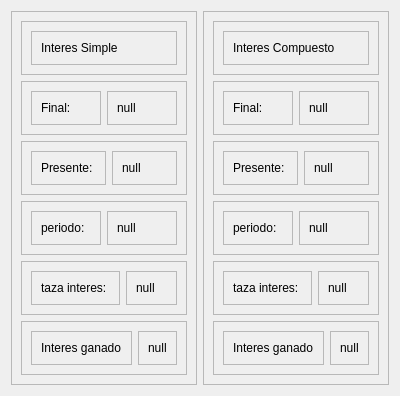
         <widget class="QWidget" name="page">
          <layout class="QGridLayout" name="gridLayout_2">
           <item row="0" column="0" rowspan="2">
            <widget class="QFrame" name="frame_7">
             <property name="frameShape">
              <enum>QFrame::StyledPanel</enum>
             </property>
             <property name="frameShadow">
              <enum>QFrame::Raised</enum>
             </property>
             <layout class="QVBoxLayout" name="verticalLayout_6">
              <item>
               <widget class="QFrame" name="frame">
                <property name="frameShape">
                 <enum>QFrame::StyledPanel</enum>
                </property>
                <property name="frameShadow">
                 <enum>QFrame::Raised</enum>
                </property>
                <layout class="QHBoxLayout" name="horizontalLayout">
                 <item>
                  <widget class="QFrame" name="frame_17">
                   <property name="frameShape">
                    <enum>QFrame::StyledPanel</enum>
                   </property>
                   <property name="frameShadow">
                    <enum>QFrame::Raised</enum>
                   </property>
                   <layout class="QVBoxLayout" name="verticalLayout_8">
                    <item>
                     <widget class="QLabel" name="label_6">
                      <property name="text">
                       <string>Interes Simple</string>
                      </property>
                     </widget>
                    </item>
                   </layout>
                  </widget>
                 </item>
                </layout>
               </widget>
              </item>
              <item>
               <widget class="QFrame" name="frame_10">
                <property name="frameShape">
                 <enum>QFrame::StyledPanel</enum>
                </property>
                <property name="frameShadow">
                 <enum>QFrame::Raised</enum>
                </property>
                <layout class="QHBoxLayout" name="horizontalLayout_3">
                 <item>
                  <widget class="QFrame" name="frame_18">
                   <property name="frameShape">
                    <enum>QFrame::StyledPanel</enum>
                   </property>
                   <property name="frameShadow">
                    <enum>QFrame::Raised</enum>
                   </property>
                   <layout class="QVBoxLayout" name="verticalLayout_9">
                    <item>
                     <widget class="QLabel" name="label_8">
                      <property name="text">
                       <string>Final: </string>
                      </property>
                     </widget>
                    </item>
                   </layout>
                  </widget>
                 </item>
                 <item>
                  <widget class="QFrame" name="frame_19">
                   <property name="frameShape">
                    <enum>QFrame::StyledPanel</enum>
                   </property>
                   <property name="frameShadow">
                    <enum>QFrame::Raised</enum>
                   </property>
                   <layout class="QVBoxLayout" name="verticalLayout_15">
                    <item>
                     <widget class="QLabel" name="simple_final">
                      <property name="text">
                       <string>null</string>
                      </property>
                     </widget>
                    </item>
                   </layout>
                  </widget>
                 </item>
                </layout>
               </widget>
              </item>
              <item>
               <widget class="QFrame" name="frame_8">
                <property name="frameShape">
                 <enum>QFrame::StyledPanel</enum>
                </property>
                <property name="frameShadow">
                 <enum>QFrame::Raised</enum>
                </property>
                <layout class="QHBoxLayout" name="horizontalLayout_5">
                 <item>
                  <widget class="QFrame" name="frame_21">
                   <property name="frameShape">
                    <enum>QFrame::StyledPanel</enum>
                   </property>
                   <property name="frameShadow">
                    <enum>QFrame::Raised</enum>
                   </property>
                   <layout class="QVBoxLayout" name="verticalLayout_10">
                    <item>
                     <widget class="QLabel" name="label_9">
                      <property name="text">
                       <string>Presente: </string>
                      </property>
                     </widget>
                    </item>
                   </layout>
                  </widget>
                 </item>
                 <item>
                  <widget class="QFrame" name="frame_20">
                   <property name="frameShape">
                    <enum>QFrame::StyledPanel</enum>
                   </property>
                   <property name="frameShadow">
                    <enum>QFrame::Raised</enum>
                   </property>
                   <layout class="QVBoxLayout" name="verticalLayout_16">
                    <item>
                     <widget class="QLabel" name="simple_presente">
                      <property name="text">
                       <string>null</string>
                      </property>
                     </widget>
                    </item>
                   </layout>
                  </widget>
                 </item>
                </layout>
               </widget>
              </item>
              <item>
               <widget class="QFrame" name="frame_14">
                <property name="frameShape">
                 <enum>QFrame::StyledPanel</enum>
                </property>
                <property name="frameShadow">
                 <enum>QFrame::Raised</enum>
                </property>
                <layout class="QHBoxLayout" name="horizontalLayout_7">
                 <item>
                  <widget class="QFrame" name="frame_27">
                   <property name="frameShape">
                    <enum>QFrame::StyledPanel</enum>
                   </property>
                   <property name="frameShadow">
                    <enum>QFrame::Raised</enum>
                   </property>
                   <layout class="QVBoxLayout" name="verticalLayout_11">
                    <item>
                     <widget class="QLabel" name="label_10">
                      <property name="text">
                       <string>periodo: </string>
                      </property>
                     </widget>
                    </item>
                   </layout>
                  </widget>
                 </item>
                 <item>
                  <widget class="QFrame" name="frame_23">
                   <property name="frameShape">
                    <enum>QFrame::StyledPanel</enum>
                   </property>
                   <property name="frameShadow">
                    <enum>QFrame::Raised</enum>
                   </property>
                   <layout class="QVBoxLayout" name="verticalLayout_17">
                    <item>
                     <widget class="QLabel" name="simple_periodo">
                      <property name="text">
                       <string>null</string>
                      </property>
                     </widget>
                    </item>
                   </layout>
                  </widget>
                 </item>
                </layout>
               </widget>
              </item>
              <item>
               <widget class="QFrame" name="frame_15">
                <property name="frameShape">
                 <enum>QFrame::StyledPanel</enum>
                </property>
                <property name="frameShadow">
                 <enum>QFrame::Raised</enum>
                </property>
                <layout class="QHBoxLayout" name="horizontalLayout_8">
                 <item>
                  <widget class="QFrame" name="frame_26">
                   <property name="frameShape">
                    <enum>QFrame::StyledPanel</enum>
                   </property>
                   <property name="frameShadow">
                    <enum>QFrame::Raised</enum>
                   </property>
                   <layout class="QVBoxLayout" name="verticalLayout_12">
                    <item>
                     <widget class="QLabel" name="label_11">
                      <property name="text">
                       <string>taza interes: </string>
                      </property>
                     </widget>
                    </item>
                   </layout>
                  </widget>
                 </item>
                 <item>
                  <widget class="QFrame" name="frame_24">
                   <property name="frameShape">
                    <enum>QFrame::StyledPanel</enum>
                   </property>
                   <property name="frameShadow">
                    <enum>QFrame::Raised</enum>
                   </property>
                   <layout class="QVBoxLayout" name="verticalLayout_18">
                    <item>
                     <widget class="QLabel" name="simple_taza">
                      <property name="text">
                       <string>null</string>
                      </property>
                     </widget>
                    </item>
                   </layout>
                  </widget>
                 </item>
                </layout>
               </widget>
              </item>
              <item>
               <widget class="QFrame" name="frame_6">
                <property name="frameShape">
                 <enum>QFrame::StyledPanel</enum>
                </property>
                <property name="frameShadow">
                 <enum>QFrame::Raised</enum>
                </property>
                <layout class="QHBoxLayout" name="horizontalLayout_6">
                 <item>
                  <widget class="QFrame" name="frame_25">
                   <property name="frameShape">
                    <enum>QFrame::StyledPanel</enum>
                   </property>
                   <property name="frameShadow">
                    <enum>QFrame::Raised</enum>
                   </property>
                   <layout class="QVBoxLayout" name="verticalLayout_13">
                    <item>
                     <widget class="QLabel" name="label_12">
                      <property name="text">
                       <string>Interes ganado</string>
                      </property>
                     </widget>
                    </item>
                   </layout>
                  </widget>
                 </item>
                 <item>
                  <widget class="QFrame" name="frame_22">
                   <property name="frameShape">
                    <enum>QFrame::StyledPanel</enum>
                   </property>
                   <property name="frameShadow">
                    <enum>QFrame::Raised</enum>
                   </property>
                   <layout class="QVBoxLayout" name="verticalLayout_19">
                    <item>
                     <widget class="QLabel" name="simple_ganado">
                      <property name="text">
                       <string>null</string>
                      </property>
                     </widget>
                    </item>
                   </layout>
                  </widget>
                 </item>
                </layout>
               </widget>
              </item>
             </layout>
            </widget>
           </item>
           <item row="0" column="1" rowspan="2">
            <widget class="QFrame" name="frame_9">
             <property name="frameShape">
              <enum>QFrame::StyledPanel</enum>
             </property>
             <property name="frameShadow">
              <enum>QFrame::Raised</enum>
             </property>
             <layout class="QVBoxLayout" name="verticalLayout_7">
              <item>
               <widget class="QFrame" name="frame_11">
                <property name="frameShape">
                 <enum>QFrame::StyledPanel</enum>
                </property>
                <property name="frameShadow">
                 <enum>QFrame::Raised</enum>
                </property>
                <layout class="QHBoxLayout" name="horizontalLayout_9">
                 <item>
                  <widget class="QFrame" name="frame_32">
                   <property name="frameShape">
                    <enum>QFrame::StyledPanel</enum>
                   </property>
                   <property name="frameShadow">
                    <enum>QFrame::Raised</enum>
                   </property>
                   <layout class="QVBoxLayout" name="verticalLayout_29">
                    <item>
                     <widget class="QLabel" name="label_18">
                      <property name="text">
                       <string>Interes Compuesto</string>
                      </property>
                     </widget>
                    </item>
                   </layout>
                  </widget>
                 </item>
                </layout>
               </widget>
              </item>
              <item>
               <widget class="QFrame" name="frame_29">
                <property name="frameShape">
                 <enum>QFrame::StyledPanel</enum>
                </property>
                <property name="frameShadow">
                 <enum>QFrame::Raised</enum>
                </property>
                <layout class="QHBoxLayout" name="horizontalLayout_10">
                 <item>
                  <widget class="QFrame" name="frame_34">
                   <property name="frameShape">
                    <enum>QFrame::StyledPanel</enum>
                   </property>
                   <property name="frameShadow">
                    <enum>QFrame::Raised</enum>
                   </property>
                   <layout class="QVBoxLayout" name="verticalLayout_14">
                    <item>
                     <widget class="QLabel" name="label_2">
                      <property name="text">
                       <string>Final: </string>
                      </property>
                     </widget>
                    </item>
                   </layout>
                  </widget>
                 </item>
                 <item>
                  <widget class="QFrame" name="frame_33">
                   <property name="frameShape">
                    <enum>QFrame::StyledPanel</enum>
                   </property>
                   <property name="frameShadow">
                    <enum>QFrame::Raised</enum>
                   </property>
                   <layout class="QVBoxLayout" name="verticalLayout_20">
                    <item>
                     <widget class="QLabel" name="compuesto_final">
                      <property name="text">
                       <string>null</string>
                      </property>
                     </widget>
                    </item>
                   </layout>
                  </widget>
                 </item>
                </layout>
               </widget>
              </item>
              <item>
               <widget class="QFrame" name="frame_28">
                <property name="frameShape">
                 <enum>QFrame::StyledPanel</enum>
                </property>
                <property name="frameShadow">
                 <enum>QFrame::Raised</enum>
                </property>
                <layout class="QHBoxLayout" name="horizontalLayout_11">
                 <item>
                  <widget class="QFrame" name="frame_35">
                   <property name="frameShape">
                    <enum>QFrame::StyledPanel</enum>
                   </property>
                   <property name="frameShadow">
                    <enum>QFrame::Raised</enum>
                   </property>
                   <layout class="QVBoxLayout" name="verticalLayout_21">
                    <item>
                     <widget class="QLabel" name="label_4">
                      <property name="text">
                       <string>Presente: </string>
                      </property>
                     </widget>
                    </item>
                   </layout>
                  </widget>
                 </item>
                 <item>
                  <widget class="QFrame" name="frame_36">
                   <property name="frameShape">
                    <enum>QFrame::StyledPanel</enum>
                   </property>
                   <property name="frameShadow">
                    <enum>QFrame::Raised</enum>
                   </property>
                   <layout class="QVBoxLayout" name="verticalLayout_22">
                    <item>
                     <widget class="QLabel" name="compuesto_presente">
                      <property name="text">
                       <string>null</string>
                      </property>
                     </widget>
                    </item>
                   </layout>
                  </widget>
                 </item>
                </layout>
               </widget>
              </item>
              <item>
               <widget class="QFrame" name="frame_30">
                <property name="frameShape">
                 <enum>QFrame::StyledPanel</enum>
                </property>
                <property name="frameShadow">
                 <enum>QFrame::Raised</enum>
                </property>
                <layout class="QHBoxLayout" name="horizontalLayout_12">
                 <item>
                  <widget class="QFrame" name="frame_38">
                   <property name="frameShape">
                    <enum>QFrame::StyledPanel</enum>
                   </property>
                   <property name="frameShadow">
                    <enum>QFrame::Raised</enum>
                   </property>
                   <layout class="QVBoxLayout" name="verticalLayout_23">
                    <item>
                     <widget class="QLabel" name="label_7">
                      <property name="text">
                       <string>periodo: </string>
                      </property>
                     </widget>
                    </item>
                   </layout>
                  </widget>
                 </item>
                 <item>
                  <widget class="QFrame" name="frame_37">
                   <property name="frameShape">
                    <enum>QFrame::StyledPanel</enum>
                   </property>
                   <property name="frameShadow">
                    <enum>QFrame::Raised</enum>
                   </property>
                   <layout class="QVBoxLayout" name="verticalLayout_24">
                    <item>
                     <widget class="QLabel" name="compuesto_periodo">
                      <property name="text">
                       <string>null</string>
                      </property>
                     </widget>
                    </item>
                   </layout>
                  </widget>
                 </item>
                </layout>
               </widget>
              </item>
              <item>
               <widget class="QFrame" name="frame_31">
                <property name="frameShape">
                 <enum>QFrame::StyledPanel</enum>
                </property>
                <property name="frameShadow">
                 <enum>QFrame::Raised</enum>
                </property>
                <layout class="QHBoxLayout" name="horizontalLayout_13">
                 <item>
                  <widget class="QFrame" name="frame_40">
                   <property name="frameShape">
                    <enum>QFrame::StyledPanel</enum>
                   </property>
                   <property name="frameShadow">
                    <enum>QFrame::Raised</enum>
                   </property>
                   <layout class="QVBoxLayout" name="verticalLayout_25">
                    <item>
                     <widget class="QLabel" name="label_14">
                      <property name="text">
                       <string>taza interes: </string>
                      </property>
                     </widget>
                    </item>
                   </layout>
                  </widget>
                 </item>
                 <item>
                  <widget class="QFrame" name="frame_39">
                   <property name="frameShape">
                    <enum>QFrame::StyledPanel</enum>
                   </property>
                   <property name="frameShadow">
                    <enum>QFrame::Raised</enum>
                   </property>
                   <layout class="QVBoxLayout" name="verticalLayout_27">
                    <item>
                     <widget class="QLabel" name="compuesto_taza">
                      <property name="text">
                       <string>null</string>
                      </property>
                     </widget>
                    </item>
                   </layout>
                  </widget>
                 </item>
                </layout>
               </widget>
              </item>
              <item>
               <widget class="QFrame" name="frame_16">
                <property name="frameShape">
                 <enum>QFrame::StyledPanel</enum>
                </property>
                <property name="frameShadow">
                 <enum>QFrame::Raised</enum>
                </property>
                <layout class="QHBoxLayout" name="horizontalLayout_14">
                 <item>
                  <widget class="QFrame" name="frame_41">
                   <property name="frameShape">
                    <enum>QFrame::StyledPanel</enum>
                   </property>
                   <property name="frameShadow">
                    <enum>QFrame::Raised</enum>
                   </property>
                   <layout class="QVBoxLayout" name="verticalLayout_26">
                    <item>
                     <widget class="QLabel" name="label_15">
                      <property name="text">
                       <string>Interes ganado</string>
                      </property>
                     </widget>
                    </item>
                   </layout>
                  </widget>
                 </item>
                 <item>
                  <widget class="QFrame" name="frame_42">
                   <property name="frameShape">
                    <enum>QFrame::StyledPanel</enum>
                   </property>
                   <property name="frameShadow">
                    <enum>QFrame::Raised</enum>
                   </property>
                   <layout class="QVBoxLayout" name="verticalLayout_28">
                    <item>
                     <widget class="QLabel" name="compuesto_ganado">
                      <property name="text">
                       <string>null</string>
                      </property>
                     </widget>
                    </item>
                   </layout>
                  </widget>
                 </item>
                </layout>
               </widget>
              </item>
             </layout>
            </widget>
           </item>
          </layout>
         </widget>
